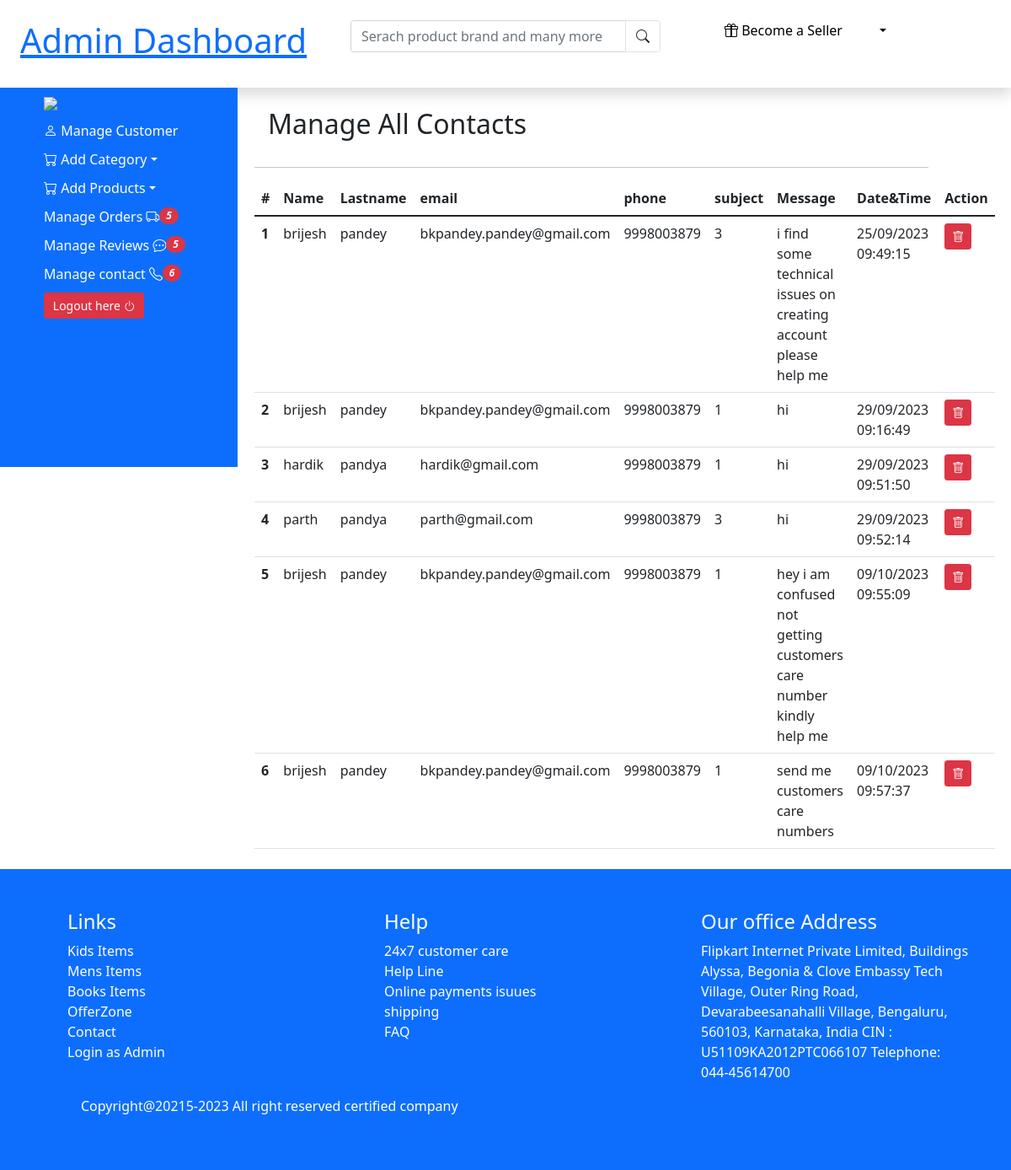
The page /admin/managecontacts.php on the database its author committed.
### tables this page shows
CREATE TABLE `tbl_contact` (
  `contact_id` int(11) NOT NULL,
  `firstname` varchar(255) NOT NULL,
  `lastname` varchar(255) NOT NULL,
  `email` varchar(255) NOT NULL,
  `phone` bigint(20) NOT NULL,
  `subject_id` int(11) NOT NULL,
  `message` text NOT NULL,
  `contact_date_time` varchar(255) NOT NULL
);

### admin/managecontacts.php (the view, shortened to what this page needs)
<?php
require_once('./includes/header.php');
require_once('./includes/sidebar.php');
?>
<div class="col-md-8 p-2">
<h2 class="p-3">Manage All Contacts</h2>
<hr>
<table class="table">
  <thead>
    <tr>
      <th scope="col">#</th>
      <th scope="col">Name</th>
      <th scope="col">Lastname</th>
      <th scope="col">email</th>
      <th scope="col">phone</th>
      <th scope="col">subject</th>
      <th scope="col">Message</th>
      <th scope="col">Date&Time</th>
      <th scope="col">Action</th>
    </tr>
  </thead>
  <tbody>
    <?php
        $select="select *  from tbl_contact";
        $exe=mysqli_query($con,$select);
        while($fetch=mysqli_fetch_array($exe))
        {
    ?>
    <tr>
      <th scope="row"><?php echo $fetch["contact_id"];?></th>
      <td><?php echo $fetch["firstname"];?></td>
      <td><?php echo $fetch["lastname"];?></td>
      <td><?php echo $fetch["email"];?></td>
      <td><?php echo $fetch["phone"];?></td>
      <td><?php echo $fetch["subject_id"];?></td>
      <td><?php echo $fetch["message"];?></td>
      <td><?php echo $fetch["contact_date_time"];?></td>
      <td><a href="#" class="btn btn-sm btn-danger"><i class="bi bi-trash text-white"></i></a> </td>
    </tr>
    <?php
        }
        ?>
  </tbody>
</table>
</div>
</div>
<?php
require_once('./includes/footer.php');
?>

### admin/includes/header.php (shortened to what this page needs)
<!DOCTYPE html>
<html>
<head>
    <link href="https://cdn.jsdelivr.net/npm/bootstrap@5.1.3/dist/css/bootstrap.min.css" rel="stylesheet">
    <link rel="stylesheet" href="https://cdn.jsdelivr.net/npm/bootstrap-icons@1.10.5/font/bootstrap-icons.css">
    <link rel="stylesheet" href="assets/css/style.css">
</head>
<body>
    <div class="container-fluid bg-white text-dark p-4 shadow">
        <div class="row">
            <div class="col-md-4">
                <a href="index.php"><h1>Admin Dashboard</a>
            </div>
            <div class="col-md-4">
<div class="input-group">
    <input type="text" name="search" placeholder="Serach product brand and many more" class="form-control">
    <button type="button" class="btn btn-white border border-1"><span class="bi bi-search"></span></button>
</div>
            </div>
            <div class="col-md-4">
                <ul class="header-link">
                    <li><a href="#"><i class="bi bi-gift"></i> Become a Seller</a></li>
                    <li class="dropdown"><a class="dropdown-toggle" data-bs-toggle="dropdown" href="#"><?php echo $_SESSION["email"]; ?></a>
                  </li>
                </ul>
            </div>
        </div>
    </div>

### admin/includes/sidebar.php (shortened to what this page needs)
<?php
$select="select count(contact_id) as total from tbl_contact";
$exe=mysqli_query($con,$select);
$fetch=mysqli_fetch_array($exe);
?>
   <div class="row">
    <div class="col-md-3">
    <nav class="nav sidebar navbar-expand-md bg-primary">
    <ul class="sidebar-link">
    <li><a href="dashboard.php"><img src="https://static.vecteezy.com/system/resources/previews/009/636/683/original/admin-3d-illustration-icon-png.png" class="img-fluid w-50"></a></li>
        <li><a href="products.php"><i class="bi bi-person"></i> Manage Customer</a></li>
        <li class="dropdown"><a href="products.php" class="dropdown-toggle" data-bs-toggle="dropdown"><i class="bi bi-cart"></i> Add Category</a>
        </li>
        <li class="dropdown"><a href="products.php" class="dropdown-toggle" data-bs-toggle="dropdown"><i class="bi bi-cart"></i> Add Products</a>
        </li>
        <li><a href="manageorder.php">Manage Orders <i class="bi bi-truck position-relative"><span class="badge bg-danger start-100 top-0 position-absolute rounded-pill">5</span></i></a></li>
        <li><a href="managereviews.php">Manage Reviews <i class="bi bi-chat-dots position-relative"><span class="badge bg-danger start-100 top-0 position-absolute rounded-pill">5</span></i></a></li>
        <li><a href="managecontacts.php">Manage contact <i class="bi bi-telephone position-relative"><span class="badge bg-danger start-100 top-0 position-absolute rounded-pill">  <?php echo $fetch["total"];?></span></i></a></li>
        <li><a href="logout.php" class="btn btn-danger text-white btn-sm w-75">Logout here <i class="bi bi-power"></i></a></li>
    </ul>
 </nav>
</div>

### admin/includes/footer.php
  <div class="footer m-0 p-5 bg-primary mt-0">
    <div class="row">
        <div class="col-md-4">
            <ul class="footer-links">
                <li><a href=""><h4>Links</h4></a></li>
                <li><a href="#">Kids Items</a></li>
                <li><a href="#">Mens Items</a></li>
                <li><a href="#">Books Items</a></li>
                <li><a href="#">OfferZone</a></li>
                <li><a href="contact.php">Contact</a></li>
                <li><a href="adminlogin.php">Login as Admin</a></li>
            </ul>
        </div>
        <div class="col-md-4">
            <ul class="footer-links">
                <li><a href=""><h4>Help</h4></a></li>
                <li><a href="#">24x7 customer care</a></li>
                <li><a href="#">Help Line</a></li>
                <li><a href="#">Online payments isuues</a></li>
                <li><a href="#">shipping</a></li>
                <li><a href="#">FAQ</a></li>
            </ul>
        </div>
        <div class="col-md-4">
            <ul class="footer-links">
                <li><a href=""><h4>Our office Address</h4></a></li>
                <li><a href="#">Flipkart Internet Private Limited,
                    Buildings Alyssa, Begonia &
                    Clove Embassy Tech Village,
                    Outer Ring Road, Devarabeesanahalli Village,
                    Bengaluru, 560103,
                    Karnataka, India
                    CIN : U51109KA2012PTC066107
                    Telephone: 044-45614700
                    </a></li>
            </ul>
        </div>
    </div>
    <p class="ms-5 text-white">Copyright@20215-2023 All right reserved certified company</p>
  </div>
</body>
</html>

### admin/assets/css/style.css (style rules this page uses)
body { margin: 0; padding: 0; box-sizing: border-box; overflow-x: hidden; }
.header-link li { display: inline-block; padding: 0px 20px; }
.header-link a { color: black; text-decoration: none; list-style-type: none; }
.sidebar { height: 450px !important; }
.sidebar-link li { display: block; padding: 5px 20px; }
.sidebar-link a { text-decoration: none; list-style-type: none; color:white; }
.footer-links li { text-decoration: none; list-style-type: none; }
.footer-links a { text-decoration: none; list-style-type: none; color: white; }

### rows shown on the page
tbl_contact: contact_id "1", firstname "brijesh", lastname "pandey", email "bkpandey.pandey@gmail.com", phone "9998003879", subject "3", message "i find some technical issues on creating account please help me", contact_date_time "25/09/2023 09:49:15"
tbl_contact: contact_id "2", firstname "brijesh", lastname "pandey", email "bkpandey.pandey@gmail.com", phone "9998003879", subject "1", message "hi", contact_date_time "29/09/2023 09:16:49"
tbl_contact: contact_id "3", firstname "hardik", lastname "pandya", email "hardik@gmail.com", phone "9998003879", subject "1", message "hi", contact_date_time "29/09/2023 09:51:50"
tbl_contact: contact_id "4", firstname "parth", lastname "pandya", email "parth@gmail.com", phone "9998003879", subject "3", message "hi", contact_date_time "29/09/2023 09:52:14"
tbl_contact: contact_id "5", firstname "brijesh", lastname "pandey", email "bkpandey.pandey@gmail.com", phone "9998003879", subject "1", message "hey i am confused not getting customers care number kindly help me", contact_date_time "09/10/2023 09:55:09"
tbl_contact: contact_id "6", firstname "brijesh", lastname "pandey", email "bkpandey.pandey@gmail.com", phone "9998003879", subject "1", message "send me customers care numbers", contact_date_time "09/10/2023 09:57:37"

### other values the page prints
$fetch["total"] "6"
